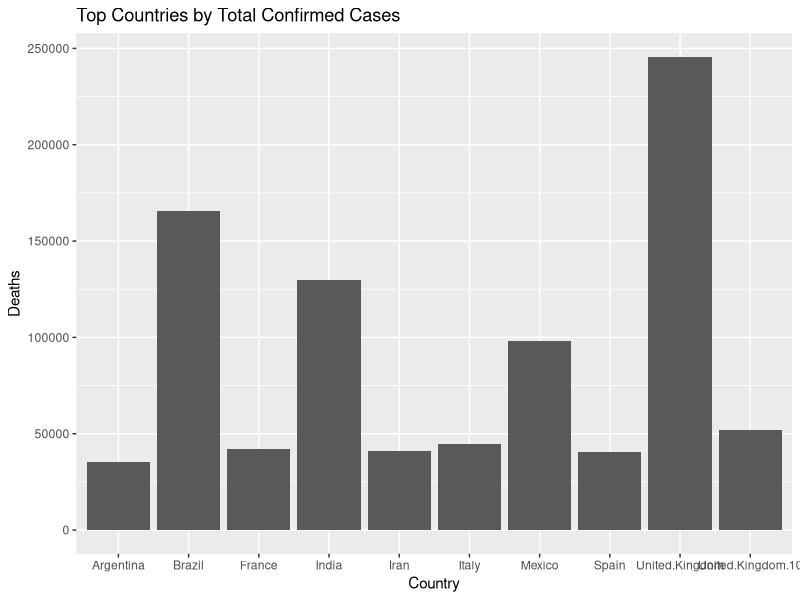

The R script that drew this image:
## File containing functions producing second chart
library("ggplot2")
library("tidyr")
library("dplyr")

CONVENIENT_global_deaths <- read.csv("data/archive/CONVENIENT_global_deaths.csv", header = T)

sum_df <- CONVENIENT_global_deaths[-c(1),]

sum1_df <- gather(sum_df, Country, Country.Region)

names(sum1_df) <- c("Country", "Deaths")

sum1_df$Deaths <- as.numeric(sum1_df$Deaths)

sum2_df <- sum1_df

sum2_df <- sum2_df %>% 
  group_by(Country) %>% 
  summarise_all(sum)

sum3_df <- top_n(sum2_df, 10, wt = Deaths)

sum3_df[3, 1] <- "France"

sum3_df[9, 1] <- "United.Kingdom"

countries_plot <- ggplot(data = sum3_df, aes(x = Country, y = Deaths)) + 
  geom_bar(stat = "identity") + ggtitle("Top Countries by Total Confirmed Cases")
